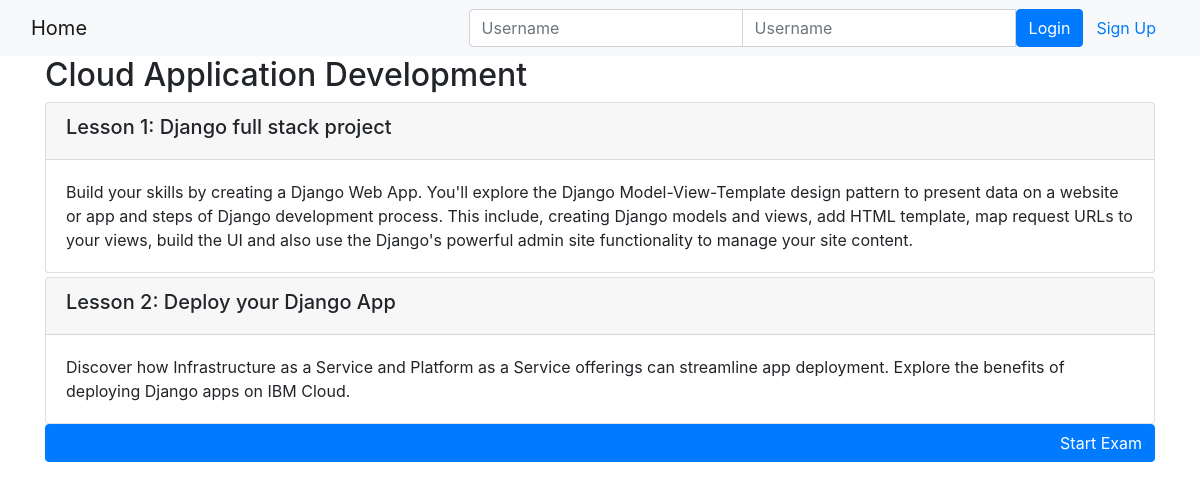
Page /onlinecourse/9/ on the committed database.
### onlinecourse/models.py (models this page shows, shortened)
class Course(models.Model):
    name = models.CharField(null=False, max_length=30, default='online course')
    image = models.ImageField(upload_to='course_images/')
    description = models.CharField(max_length=1000)
    pub_date = models.DateField(null=True)
    instructors = models.ManyToManyField(Instructor)
    users = models.ManyToManyField(settings.AUTH_USER_MODEL, through='Enrollment')
    total_enrollment = models.IntegerField(default=0)
    is_enrolled = False

class Lesson(models.Model):
    title = models.CharField(max_length=200, default="title")
    order = models.IntegerField(default=0)
    course = models.ForeignKey(Course, on_delete=models.CASCADE)
    content = models.TextField()

### onlinecourse/views.py (the view)
# urls.py: path('<int:pk>/', views.CourseDetailView.as_view(), name='course_details'),
class CourseDetailView(generic.DetailView):
    model = Course
    template_name = 'onlinecourse/course_detail_bootstrap.html'
    def get_context_data(self, **kwargs):
        context = super().get_context_data(**kwargs)
        current_course = get_object_or_404(Course, pk=self.kwargs['pk'])
        question_ids = [question.id for question in current_course.question_set.all()]
        count_questions = len(question_ids)
        sample_size = 3
        if count_questions <= sample_size:
            sample_size = count_questions
        SAMPLE_QUESTION_IDS = random.sample(question_ids, sample_size)
        context["question_list"] = current_course.question_set.filter(id__in=SAMPLE_QUESTION_IDS)
        self.request.session['sample_question_ids'] = SAMPLE_QUESTION_IDS
        return context

### onlinecourse/templates/onlinecourse/course_detail_bootstrap.html (shortened to what this page needs)
<!DOCTYPE html>
<html lang="en">
<head>
     {% load static %}
     <link rel="stylesheet" href="https://maxcdn.bootstrapcdn.com/bootstrap/4.5.2/css/bootstrap.min.css">
</head>
<body>
    <nav class="navbar navbar-light bg-light">
        <div class="container-fluid">
            <div class="navbar-header">
                  <a class="navbar-brand" href="{% url 'onlinecourse:index' %}">Home</a>
            </div>
            <ul class="nav navbar-nav navbar-right">
                {% if user.is_authenticated %}
                <li>
                    <a class="btn btn-link" href="#">{{ user.first_name }}({{ user.username }})</a>
                    <a class="btn btn-link" href="{% url 'onlinecourse:logout' %}">Logout</a>
                </li>
                {% else %}
                <li>
                    <form class="form-inline" action="{% url 'onlinecourse:login' %}" method="post">
                        <div class="input-group">
                            <input type="text" class="form-control" placeholder="Username" name="username" >
                            <input type="password" class="form-control" placeholder="Username" name="psw" >
                            <button class="btn btn-primary" type="submit">Login</button>
                            <a class="btn btn-link" href="{% url 'onlinecourse:registration' %}">Sign Up</a>
                        </div>
                    </form>
                </li>
                {% endif %}
            </ul>
        </div>
    </nav>
    <div class="container">
            <h2>{{ course.name }}</h2>
            <div class="card-columns-vertical">
                {% for lesson in course.lesson_set.all %}
                    <div class="card mt-1">
                        <div class="card-header"><h5>Lesson {{lesson.order}}: {{lesson.title}}</h5></div>
                        <div class="card-body">{{lesson.content}}</div>
                    </div>
                {% endfor %}
            </div>
            <div class="btn btn-primary btn-block text-right" data-toggle="collapse" data-target="#exam" >
                Start Exam
            </div>
        </div>
</body>
</html>

### rows in the picture
Course: name "Cloud Application Development"
Lesson: order "1", title "Django full stack project", content "Build your skills by creating a Django Web App. You'll explore the Django Model-View-Template design pattern to present data on a website or app and steps of Django development process. This include, creating Django models and views, add HTML template, map request URLs to your views, build the UI and also use the Django's powerful admin site functionality to manage your site content."
Lesson: order "2", title "Deploy your Django App", content "Discover how Infrastructure as a Service and Platform as a Service offerings can streamline app deployment. Explore the benefits of deploying Django apps on IBM Cloud."
